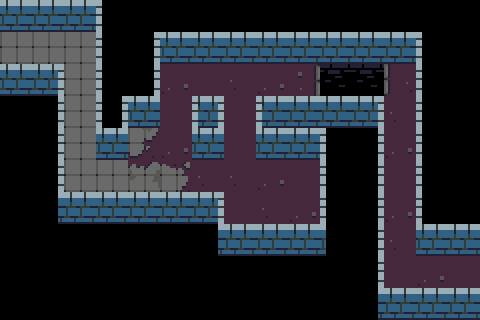

A level layout from a 2D game, rendered from its tile map. Below: a short description, then the map file with its tile-grid data intact:
An orthogonal 15x10 tile map with 32x32 px tiles, 3 tile layers (walls, ground, death) and 4 objects (2x connection, 2x block).

<map version="1.0" tiledversion="1.0.3" orientation="orthogonal" renderorder="right-down" width="15" height="10" tilewidth="32" tileheight="32" nextobjectid="18">
 <properties>
  <property name="number" value="19" />
 </properties>
 <tileset firstgid="1" source="tower-tileset.tsx" />
 <layer name="walls" width="15" height="10">
  <data encoding="csv">
12,12,12,15,0,0,0,0,0,0,0,0,0,0,0,
2,0,0,15,14,12,12,12,12,12,12,12,12,15,0,
12,23,0,15,14,0,0,0,0,0,0,0,0,15,0,
0,14,0,16,12,0,33,0,22,12,12,23,0,15,0,
0,14,0,12,0,0,12,0,12,12,15,14,0,15,0,
0,14,0,0,0,0,0,0,0,0,15,14,0,15,0,
0,24,12,12,12,12,23,0,0,0,15,14,0,15,0,
0,0,0,0,0,0,24,12,12,12,21,14,0,12,12,
0,0,0,0,0,0,0,0,0,0,0,14,0,0,2,
0,0,0,0,0,0,0,0,0,0,0,24,12,12,12
</data>
 </layer>
 <layer name="ground" width="15" height="10">
  <data encoding="csv">
0,0,0,0,0,0,0,0,0,0,0,0,0,0,0,
72,72,72,0,0,0,0,0,0,0,0,0,0,0,0,
0,0,72,0,0,27,2,28,27,56,0,0,54,0,0,
0,0,72,0,0,2,0,2,0,0,0,0,28,0,0,
0,0,72,0,83,27,0,2,0,0,0,0,27,0,0,
0,0,72,72,62,63,28,28,27,2,0,0,2,0,0,
0,0,0,0,0,0,0,2,28,27,0,0,27,0,0,
0,0,0,0,0,0,0,0,0,0,0,0,28,0,0,
0,0,0,0,0,0,0,0,0,0,0,0,2,27,0,
0,0,0,0,0,0,0,0,0,0,0,0,0,0,0
</data>
 </layer>
 <layer name="death" width="15" height="10">
  <data encoding="csv">
0,0,0,0,0,0,0,0,0,0,0,0,0,0,0,
0,0,0,0,0,0,0,0,0,0,0,0,0,0,0,
0,0,0,0,0,0,0,0,0,0,89,89,0,0,0,
0,0,0,0,0,0,0,0,0,0,0,0,0,0,0,
0,0,0,0,0,0,0,0,0,0,0,0,0,0,0,
0,0,0,0,0,0,0,0,0,0,0,0,0,0,0,
0,0,0,0,0,0,0,0,0,0,0,0,0,0,0,
0,0,0,0,0,0,0,0,0,0,0,0,0,0,0,
0,0,0,0,0,0,0,0,0,0,0,0,0,0,0,
0,0,0,0,0,0,0,0,0,0,0,0,0,0,0
</data>
 </layer>
 <objectgroup name="objects">
  <object id="9" name="27" type="connection" x="32" y="32" width="32" height="32">
   <properties>
    <property name="dir" value="right" />
    <property name="to" value="34" />
   </properties>
  </object>
  <object id="10" name="28" type="connection" x="416" y="256" width="32" height="32">
   <properties>
    <property name="dir" value="left" />
    <property name="to" value="37" />
   </properties>
  </object>
  <object id="16" type="block" x="160" y="160" width="32" height="32" />
  <object id="17" type="block" x="224" y="96" width="32" height="32" />
 </objectgroup>
</map>
